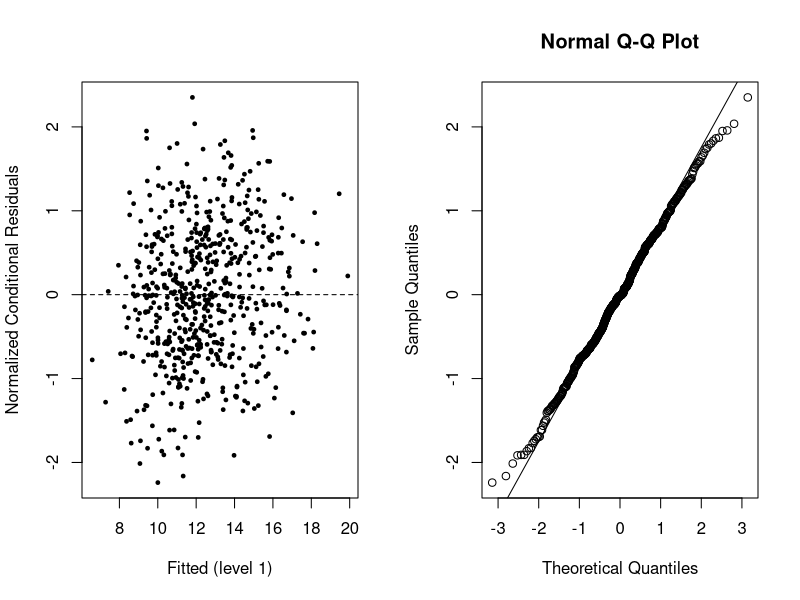
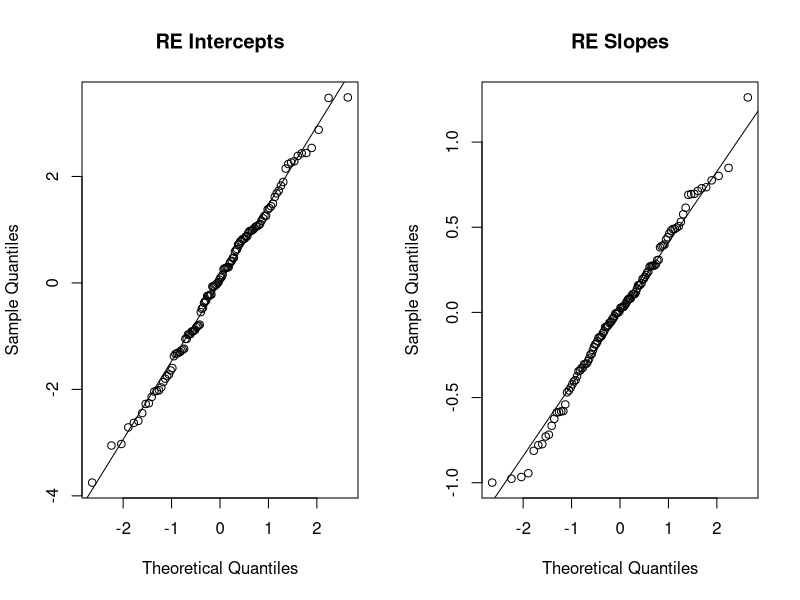
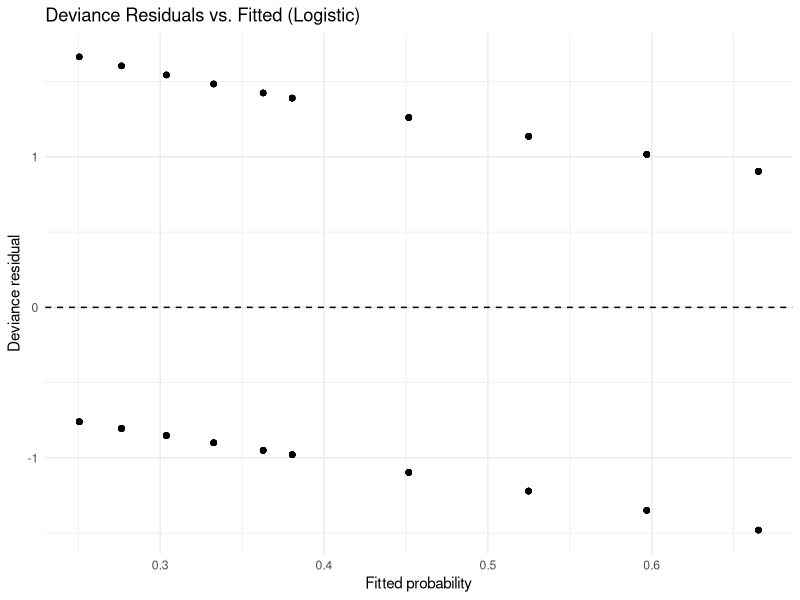

R code for these plots, in order: (Note: this script raises an error after producing the figures.)
## ---- chunk 1
#| label: setup
#| echo: true
# Load required packages
suppressPackageStartupMessages({
  library(tidyverse)
  library(lme4)      # for lmer/glmer
  library(nlme)      # for lme
  library(MASS)      # for polr, glm.nb
  library(broom)     # for tidy() outputs
  library(geepack)   # for GEE (if needed for comparison)
})

# Ensure reproducibility
seed <- 22222  # replace with your last 5 PID digits
stopifnot(seed >= 10000 & seed <= 99999)
set.seed(seed)

# Set options for clean output
options(contrasts = c("contr.treatment", "contr.poly"))
knitr::opts_chunk$set(fig.width = 6, fig.height = 4, dpi = 120)
## ---- chunk 2
#| label: data-simulation
#| echo: true
message("Simulating dataset...")
N <- 120; Tt <- 5
id <- rep(1:N, each = Tt)
time <- rep(0:(Tt-1), N)
trt <- rep(rbinom(N, 1, 0.5), each = Tt)

# Random intercepts/slopes
b0 <- rep(rnorm(N, 0, 1.2), each = Tt)
b1 <- rep(rnorm(N, 0, 0.4), each = Tt)

# AR(1) errors
rho <- 0.5; sd_eps <- 1.0
eps <- unlist(lapply(1:N, function(i) {
  as.numeric(arima.sim(list(ar = rho), n = Tt, sd = sd_eps))
}))

# Continuous response (with interaction)
y <- 10 + 0.6*time + 1.0*trt + 0.5*trt*time + b0 + b1*time + eps

# Binary outcome (main effects only for simplicity)
lp_bin <- -1 + 0.2*time + 0.6*trt
p_bin  <- plogis(lp_bin)
y_bin  <- rbinom(N*Tt, 1, p_bin)

# Count outcome (main effects only)
mu_count <- exp(1.2 + 0.15*time + 0.25*trt)
y_count  <- rpois(N*Tt, mu_count)

# Ordinal outcome (derived from y, so it also has an interaction)
cuts <- quantile(y, probs = c(.25, .5, .75))
ordinal_y <- cut(y, breaks = c(-Inf, cuts, Inf),
                 labels = c("L","M","H","VH"), ordered_result = TRUE)

dat <- tibble(
  id = factor(id),
  time = as.integer(time),
  trt = factor(trt, levels = c(0,1), labels = c("Ctl","Tx")),
  y = y,
  y_bin = as.integer(y_bin),
  y_count = as.integer(round(y_count)),
  ordinal_y = ordered(ordinal_y)
)

glimpse(dat)
summary(dat[, c("y","y_bin","y_count","ordinal_y")])
## ---- chunk 3
#| label: lmm-fit
#| echo: true

# Fit model and print summary
fit_lmm <- lme(y ~ time * trt, random = ~ 1 + time | id, data = dat, method = "REML")
summary(fit_lmm)

# report variance components
VarCorr(fit_lmm)
## ---- chunk 4
#| label: lmm-diagnostics
#| echo: true

# obtain conditional residuals and fitted values
res_lmm <- resid(fit_lmm, type = "normalized") 
fit_lv1 <- fitted(fit_lmm, level = 1)

# plot conditional residuals vs fitted values
par(mfrow = c(1,2))
plot(fit_lv1, res_lmm, pch=19, cex=.5,
     xlab="Fitted (level 1)", ylab="Normalized Conditional Residuals")
abline(h=0,lty=2)

# make qq plot for the conditional residuals
qqnorm(res_lmm); qqline(res_lmm)
par(mfrow = c(1,1))

# create qq plots for the random effects (intercepts, and also for slopes)
re_lmm <- ranef(fit_lmm)
par(mfrow = c(1,2))
qqnorm(re_lmm[,1], main = "RE Intercepts"); qqline(re_lmm[,1])
qqnorm(re_lmm[,2], main = "RE Slopes"); qqline(re_lmm[,2])
par(mfrow = c(1,1))
## ---- chunk 5
#| label: logit-fit
#| echo: true

# fit the model and print summary
fit_logit <- glm(y_bin ~ time * trt, family = binomial, data = dat)
summary(fit_logit)

# Report the odds ratio based on the fitted model
exp(coef(fit_logit))

## ---- chunk 6
#| label: logit-diagnostics
#| echo: true

# plot the deviance resituations vs. the fitted probabilities
dat <- dat %>%
  mutate(logit_fitted = fitted(fit_logit),
         logit_dev_resid = residuals(fit_logit, type = "deviance"))
ggplot(dat, aes(logit_fitted, logit_dev_resid)) +
  geom_point(alpha=.4) +
  geom_hline(yintercept=0, linetype="dashed") +
  labs(x="Fitted probability", y="Deviance residual", title = "Deviance Residuals vs. Fitted (Logistic)") +
  theme_minimal()
## ---- chunk 7
#| label: count-models
#| echo: true

# fit poisson model
fit_pois <- glm(y_count ~ time + trt, family = poisson(), data = dat)

# fit quasi-poisson model
fit_qp   <- glm(y_count ~ time + trt, family = quasipoisson(), data = dat)

# print output from tidy() on each model object
tidy(fit_pois)
tidy(fit_qp)

# report the estimated dispersion parameter from the quasi-poisson model
phi <- summary(fit_qp)$dispersion
cat("Estimated dispersion (phi) =", round(phi,2), "\n")
## ---- chunk 8
#| label: ordinal-fit
#| echo: true

# fit the nodel and present the summary
fit_polr <- polr(ordinal_y ~ time * trt, data = dat, Hess = TRUE)
summary(fit_polr)
exp(coef(fit_polr))
## ---- chunk 9
#| label: ordinal-diagnostics
#| echo: true

dat_ord_check <- dat %>%
  mutate(
    le_L = as.numeric(ordinal_y <= "L"),
    le_M = as.numeric(ordinal_y <= "M"),
    le_H = as.numeric(ordinal_y <= "H")
  ) %>%

  pivot_longer(starts_with("le_"), names_to = "cutpoint", values_to = "indicator")


ggplot(dat_ord_check, aes(x = time, y = indicator)) +
  stat_summary(fun.data = "mean_cl_boot", geom = "line") +
  stat_summary(fun.data = "mean_cl_boot", geom = "point") +
  scale_y_continuous(trans = "logit", breaks = c(0.1, 0.25, 0.5, 0.75, 0.9)) +
  facet_grid(trt ~ cutpoint) +
  labs(title = "Empirical Cumulative Logits vs. Time",
       subtitle = "Parallel lines support the Proportional Odds assumption",
       y = "Logit(P(Y <= k))") +
  theme_bw()
